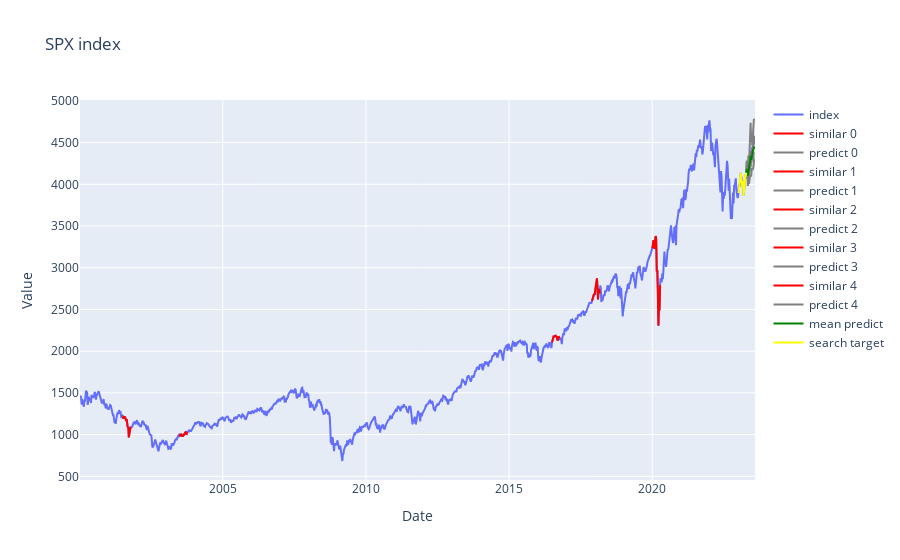
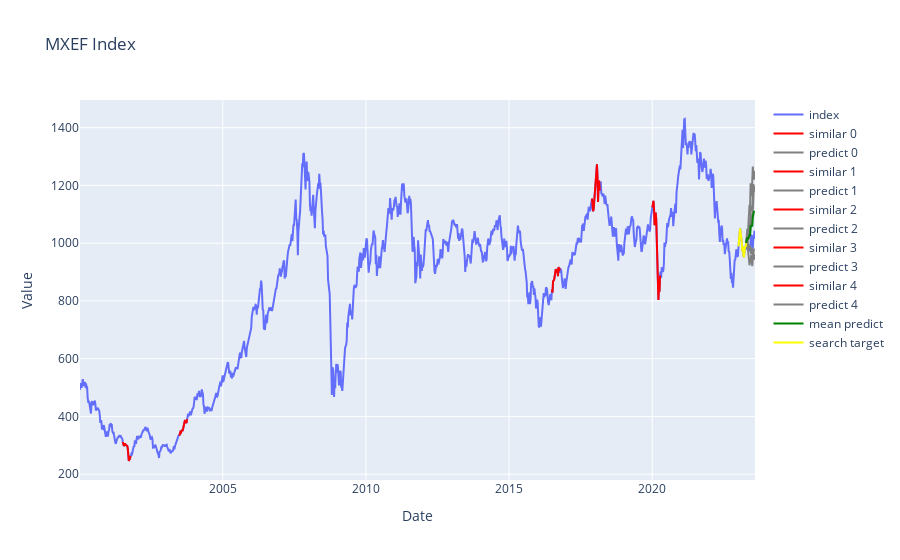
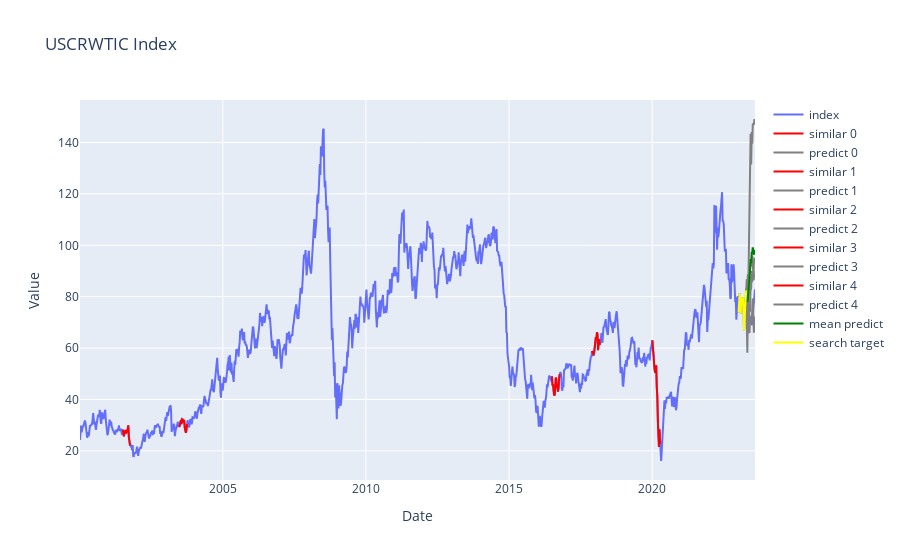
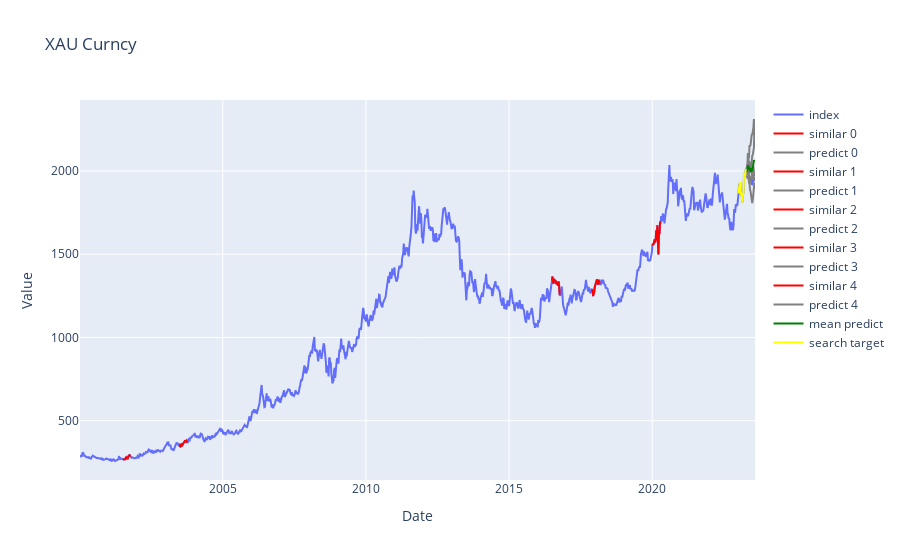

The cell these charts' notebook holds for them, in order:
### Code cell
fix_tsmd = Fix_TSMD(asset_price_list, date_list, asset_pchange_list, p_date_list, asset_name_list, 1200, 14, 5, True)
fix_tsmd.fit()
fix_tsmd.transform(16)
fix_tsmd.plot(True, True)
